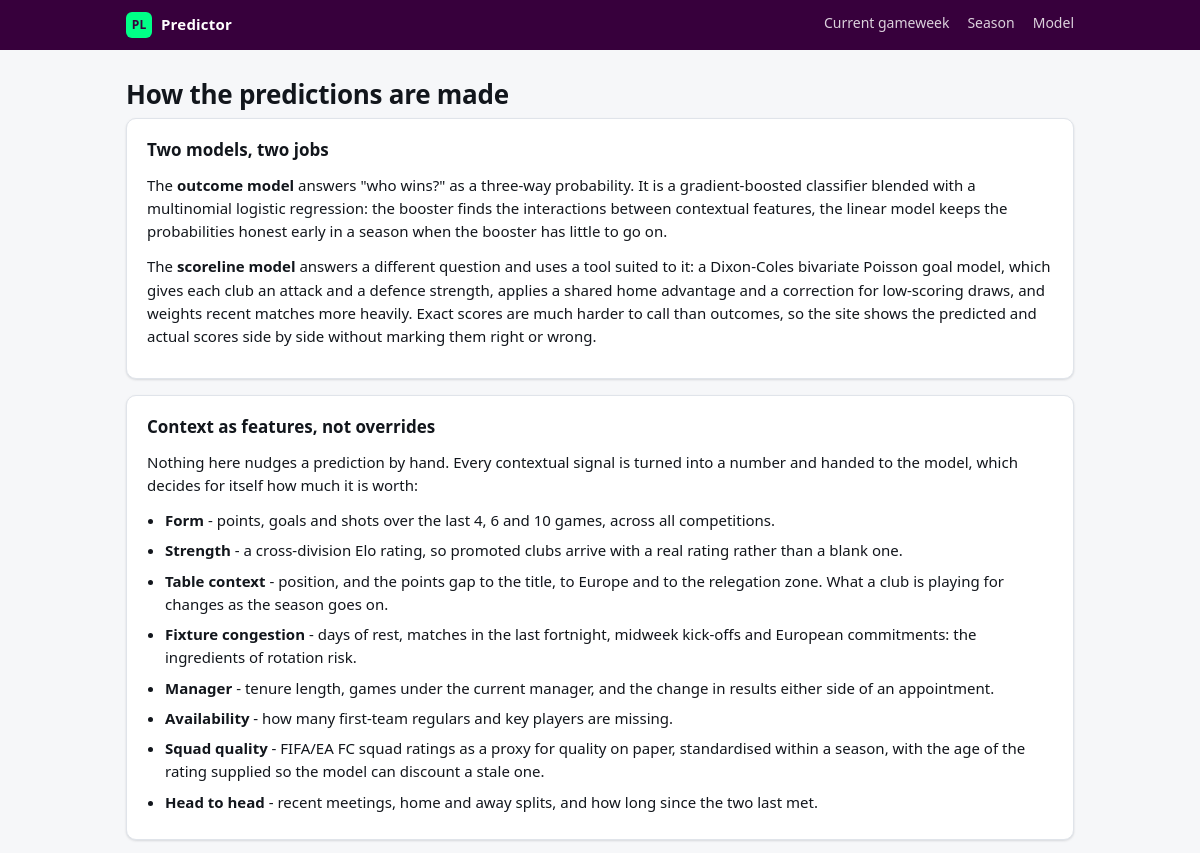
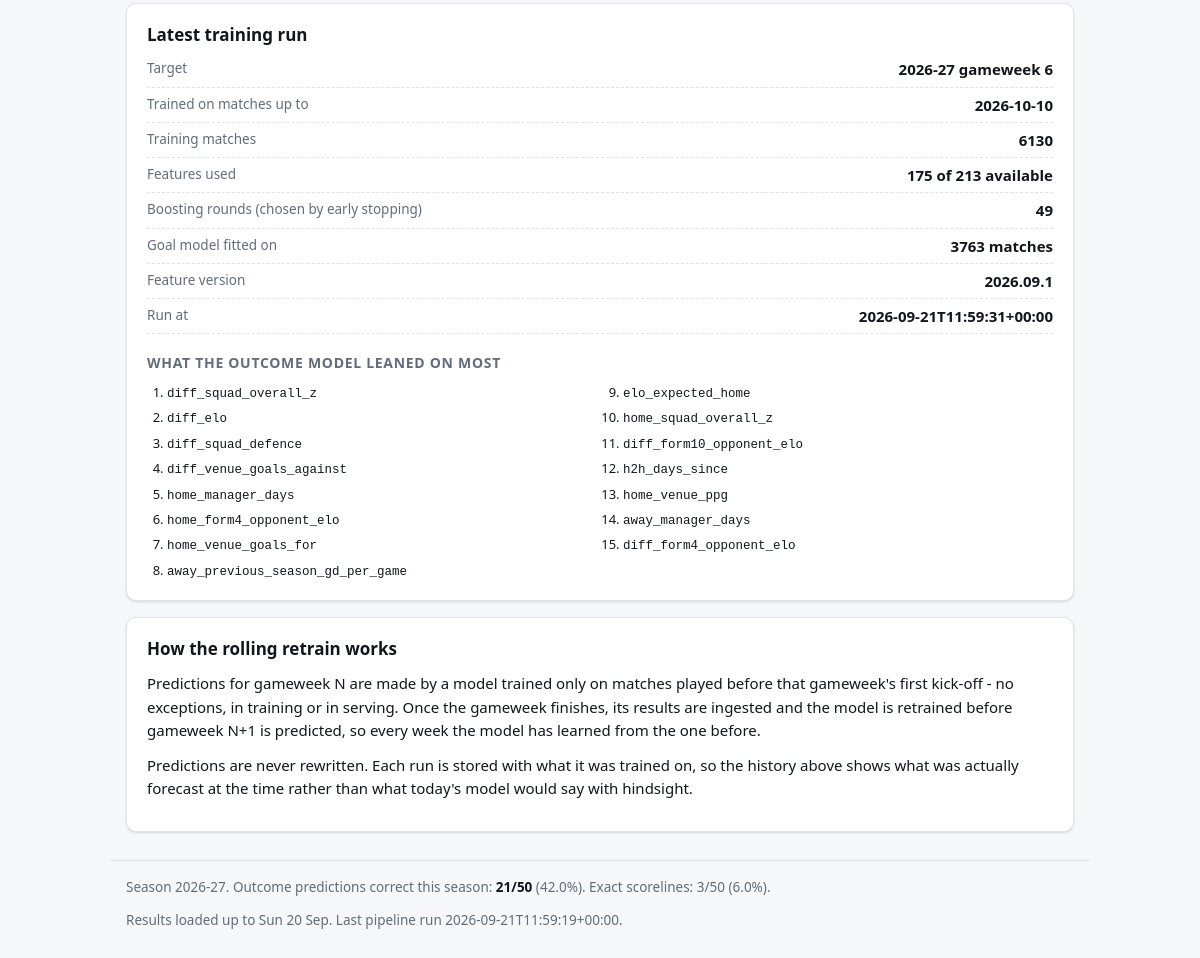
The page /model on the database its author committed (2 pictures, top to bottom).
### tables this page shows
CREATE TABLE model_runs (
    run_id             TEXT PRIMARY KEY,
    created_at         TEXT NOT NULL,
    target_season      TEXT NOT NULL,
    target_matchday    INTEGER NOT NULL,
    trained_through    TEXT,
    n_training_matches INTEGER,
    feature_version    TEXT,
    outcome_model      TEXT,
    scoreline_model    TEXT,
    metrics            TEXT,
    notes              TEXT
);

### plpredict/web/app.py (the view)
    @app.route("/model")
    def model_card():
        with _connection() as conn:
            season = config.CURRENT_SEASON
            return render_template(
                "model.html",
                season=season,
                seasons=queries.available_seasons(conn),
                run=queries.latest_run(conn, season),
                record=queries.season_record(conn, season),
                current=queries.current_matchday(conn, season),
                freshness=queries.data_freshness(conn),
            )

### plpredict/db.py (called while the page is built, shortened)
@contextmanager
def connect(
    path: Path | str | None = None, *, read_only: bool = False
) -> Iterator[sqlite3.Connection]:
    db_path = Path(path or config.DB_PATH)
    if read_only:
        if not db_path.is_file():
            raise FileNotFoundError(
                f"No database at {db_path}. Build the serving database with "
                "scripts/export_web_db.py, or point PLPRED_DB at one."
            )
        conn = sqlite3.connect(
            f"file:{db_path}?mode=ro&immutable=1", uri=True, timeout=30
        )
        conn.row_factory = sqlite3.Row
        try:
            yield conn
        finally:
            conn.close()
        return

def loads(value: str | None) -> Any:
    return json.loads(value) if value else None

### plpredict/web/queries.py (called while the page is built, shortened)
def current_matchday(conn: sqlite3.Connection, season: str) -> int:
    row = conn.execute(
        """
        SELECT MIN(matchday) FROM matches
        WHERE season = ? AND competition = ? AND status != 'played'
        """,
        (season, config.TARGET_COMPETITION),
    ).fetchone()
    if row and row[0] is not None:
        return int(row[0])

def available_seasons(conn: sqlite3.Connection) -> list[str]:
    return [
        row[0]
        for row in conn.execute(
            "SELECT DISTINCT season FROM matches WHERE competition = ? ORDER BY season DESC",
            (config.TARGET_COMPETITION,),
        )
    ]

def latest_run(conn: sqlite3.Connection, season: str) -> dict[str, Any] | None:
    row = conn.execute(
        """
        SELECT * FROM model_runs WHERE target_season = ?
        ORDER BY created_at DESC, target_matchday DESC LIMIT 1
        """,
        (season,),
    ).fetchone()
    if row is None:
        return None
    record = dict(row)
    record["metrics"] = db.loads(row["metrics"]) or {}
    return record

def data_freshness(conn: sqlite3.Connection) -> dict[str, Any]:
    row = conn.execute(
        "SELECT MAX(updated_at) AS updated, COUNT(*) AS n FROM matches"
    ).fetchone()
    latest_result = conn.execute(
        """
        SELECT MAX(match_date) FROM matches
        WHERE competition = ? AND status = 'played'
        """,
        (config.TARGET_COMPETITION,),
    ).fetchone()
    return {
        "ingested_at": row["updated"],
        "n_matches": row["n"],
        "latest_result_date": latest_result[0] if latest_result else None,
        "today": dt.date.today().isoformat(),
    }

### plpredict/web/templates/model.html (shortened to what this page needs)
{% extends "base.html" %}
{% block content %}
<h1>How the predictions are made</h1>
<section class="card">
  <h2>Two models, two jobs</h2>
  <p>
    The <strong>outcome model</strong> answers "who wins?" as a three-way
    probability. It is a gradient-boosted classifier blended with a multinomial
    logistic regression: the booster finds the interactions between contextual
    features, the linear model keeps the probabilities honest early in a season
    when the booster has little to go on.
  </p>
  <p>
    The <strong>scoreline model</strong> answers a different question and uses a
    tool suited to it: a Dixon-Coles bivariate Poisson goal model, which gives
    each club an attack and a defence strength, applies a shared home advantage
    and a correction for low-scoring draws, and weights recent matches more
    heavily. Exact scores are much harder to call than outcomes, so the site
    shows the predicted and actual scores side by side without marking them
    right or wrong.
  </p>
</section>
<section class="card">
  <h2>Context as features, not overrides</h2>
  <p>
    Nothing here nudges a prediction by hand. Every contextual signal is turned
    into a number and handed to the model, which decides for itself how much it
    is worth:
  </p>
  <ul class="feature-list">
    <li><strong>Form</strong> - points, goals and shots over the last 4, 6 and 10 games, across all competitions.</li>
    <li><strong>Strength</strong> - a cross-division Elo rating, so promoted clubs arrive with a real rating rather than a blank one.</li>
    <li><strong>Table context</strong> - position, and the points gap to the title, to Europe and to the relegation zone. What a club is playing for changes as the season goes on.</li>
    <li><strong>Fixture congestion</strong> - days of rest, matches in the last fortnight, midweek kick-offs and European commitments: the ingredients of rotation risk.</li>
    <li><strong>Manager</strong> - tenure length, games under the current manager, and the change in results either side of an appointment.</li>
    <li><strong>Availability</strong> - how many first-team regulars and key players are missing.</li>
    <li><strong>Squad quality</strong> - FIFA/EA FC squad ratings as a proxy for quality on paper, standardised within a season, with the age of the rating supplied so the model can discount a stale one.</li>
    <li><strong>Head to head</strong> - recent meetings, home and away splits, and how long since the two last met.</li>
  </ul>
</section>
{% if run %}
<section class="card">
  <h2>Latest training run</h2>
  <dl class="run-facts">
    <div><dt>Target</dt><dd>{{ run.target_season }} gameweek {{ run.target_matchday }}</dd></div>
    <div><dt>Trained on matches up to</dt><dd>{{ run.trained_through }}</dd></div>
    <div><dt>Training matches</dt><dd>{{ run.n_training_matches }}</dd></div>
    <div><dt>Features used</dt><dd>{{ run.metrics.n_features }} of {{ run.metrics.n_candidate_features }} available</dd></div>
    <div><dt>Boosting rounds (chosen by early stopping)</dt><dd>{{ run.metrics.boosting_rounds }}</dd></div>
    <div><dt>Goal model fitted on</dt><dd>{{ run.metrics.scoreline_matches }} matches</dd></div>
    <div><dt>Feature version</dt><dd>{{ run.feature_version }}</dd></div>
    <div><dt>Run at</dt><dd>{{ run.created_at }}</dd></div>
  </dl>
  {% if run.metrics.top_features %}
    <h3>What the outcome model leaned on most</h3>
    <ol class="importance">
      {% for name, weight in run.metrics.top_features %}
        <li><code>{{ name }}</code></li>
      {% endfor %}
    </ol>
  {% endif %}
</section>
{% endif %}
<section class="card">
  <h2>How the rolling retrain works</h2>
  <p>
    Predictions for gameweek N are made by a model trained only on matches played
    before that gameweek's first kick-off - no exceptions, in training or in
    serving. Once the gameweek finishes, its results are ingested and the model is
    retrained before gameweek N+1 is predicted, so every week the model has learned
    from the one before.
  </p>
  <p>
    Predictions are never rewritten. Each run is stored with what it was trained
    on, so the history above shows what was actually forecast at the time rather
    than what today's model would say with hindsight.
  </p>
</section>
{% endblock %}

### plpredict/web/templates/base.html (shortened to what this page needs)
<!doctype html>
<html lang="en">
<head>
  <link rel="stylesheet" href="{{ url_for('static', filename='style.css') }}">
</head>
<body>
  <header class="site-header">
    <div class="wrap header-inner">
      <a class="brand" href="{{ url_for('index') }}">
        <span class="brand-mark">PL</span>
        <span>Predictor</span>
      </a>
      <nav class="site-nav">
        <a href="{{ url_for('gameweek', season=season, matchday=current) }}">Current gameweek</a>
        <a href="{{ url_for('season_overview', season=season) }}">Season</a>
        <a href="{{ url_for('model_card') }}">Model</a>
      </nav>
    </div>
  </header>
  <main class="wrap">
    {% block content %}{% endblock %}
  </main>
  <footer class="site-footer wrap">
    <p>
      Season {{ season }}.
      {% if record and record.scored %}
        Outcome predictions correct this season:
        <strong>{{ record.correct }}/{{ record.scored }}</strong>
        ({{ record.accuracy | percent(1) }}).
        Exact scorelines: {{ record.exact }}/{{ record.scored }}
        ({{ record.exact_rate | percent(1) }}).
      {% else %}
        No completed gameweeks scored yet.
      {% endif %}
    </p>
    {% if freshness %}
      <p class="muted">
        Results loaded up to {{ freshness.latest_result_date | pretty_date }}.
        Last pipeline run {{ freshness.ingested_at }}.
      </p>
    {% endif %}
  </footer>
</body>
</html>

### plpredict/web/static/style.css (style rules this page uses)
:root { color-scheme: light dark; --bg: #f6f7f9; --surface: #ffffff; --surface-2: #f0f2f5; --border: #e0e4ea; --text: #12161c; --muted: #626c7a; --home: #2f6fd0; --draw: #8a8f98; --away: #c2410c; --ok: #157a4a; --bad: #b3261e; --accent: #37003c; --radius: 10px; --shadow: 0 1px 2px rgba(16, 24, 40, .06), 0 1px 3px rgba(16, 24, 40, .08); }
* { box-sizing: border-box; }
body { margin: 0; background: var(--bg); color: var(--text); font: 15px/1.55 system-ui, -apple-system, "Segoe UI", Roboto, Helvetica, Arial, sans-serif; -webkit-font-smoothing: antialiased; }
.wrap { max-width: 980px; margin: 0 auto; padding: 0 16px; }
.site-header { background: var(--accent); color: #fff; margin-bottom: 24px; }
.header-inner { display: flex; align-items: center; justify-content: space-between; gap: 16px; flex-wrap: wrap; padding-block: 12px; }
.brand { display: inline-flex; align-items: center; gap: 9px; color: #fff; text-decoration: none; font-weight: 650; letter-spacing: .2px; }
.brand-mark { display: inline-grid; place-items: center; width: 26px; height: 26px; border-radius: 6px; background: #00ff87; color: #37003c; font-size: 12px; font-weight: 800; }
.site-nav { display: flex; gap: 18px; flex-wrap: wrap; }
.site-nav a { color: #fff; opacity: .82; text-decoration: none; font-size: 14px; padding-bottom: 2px; border-bottom: 2px solid transparent; }
h1 { font-size: 26px; margin: 0 0 4px; letter-spacing: -.01em; }
h2 { font-size: 17px; margin: 0 0 10px; }
h3 { font-size: 14px; margin: 18px 0 8px; color: var(--muted); text-transform: uppercase; letter-spacing: .05em; }
p { margin: 0 0 12px; }
.muted { color: var(--muted); font-size: 13.5px; }
code { font-family: ui-monospace, SFMono-Regular, Menlo, monospace; font-size: 12.5px; }
.card { background: var(--surface); border: 1px solid var(--border); border-radius: var(--radius); padding: 18px 20px; margin-bottom: 16px; box-shadow: var(--shadow); }
.feature-list { margin: 0; padding-left: 18px; }
.feature-list li { margin-bottom: 7px; }
.run-facts { margin: 0; display: grid; gap: 6px; }
.run-facts > div { display: flex; justify-content: space-between; gap: 16px; border-bottom: 1px dashed var(--border); padding-bottom: 5px; }
.run-facts dt { color: var(--muted); font-size: 13.5px; }
.run-facts dd { margin: 0; font-weight: 600; font-variant-numeric: tabular-nums; text-align: right; }
.importance { margin: 0; padding-left: 20px; columns: 2; column-gap: 26px; font-size: 13px; }
.importance li { margin-bottom: 3px; break-inside: avoid; }
.site-footer { margin: 28px auto; padding-top: 16px; border-top: 1px solid var(--border); font-size: 13.5px; color: var(--muted); }
.site-footer strong { color: var(--text); }

### rows shown on the page
model_runs: target_season "2026-27", target_matchday "6", trained_through "2026-10-10", n_training_matches "6130", feature_version "2026.09.1", created_at "2026-09-21T11:59:31+00:00"

### other values the page prints
{{ run.metrics.n_features }} "175"
{{ run.metrics.n_candidate_features }} "213"
{{ run.metrics.boosting_rounds }} "49"
{{ run.metrics.scoreline_matches }} "3763"
{{ name }} "diff_squad_overall_z" "diff_elo" "diff_squad_defence" "diff_venue_goals_against" "home_manager_days" "home_form4_opponent_elo" "home_venue_goals_for" "away_previous_season_gd_per_game" "elo_expected_home" "home_squad_overall_z" "diff_form10_opponent_elo" "h2h_days_since" "home_venue_ppg" "away_manager_days" "diff_form4_opponent_elo"
{{ season }} "2026-27"
{{ record.correct }} "21"
{{ record.scored }} "50"
{{ record.accuracy | percent(1) }} "42.0%"
{{ record.exact }} "3"
{{ record.exact_rate | percent(1) }} "6.0%"
{{ freshness.latest_result_date | pretty_date }} "Sun 20 Sep"
{{ freshness.ingested_at }} "2026-09-21T11:59:19+00:00"
